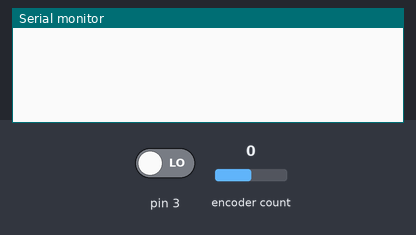
Simulated run of this sketch. Board: Arduino Uno, built with avr-gcc and run on an emulated ATmega328P. Parts: the last lines printed to the serial monitor. The inputs (shaded band) are chosen by the test bench; at power-on: encoder count 0, pin 3 LOW.

Above: at 1.2 s.
1.3 s: encoder count set to 1
At 2.3 s:
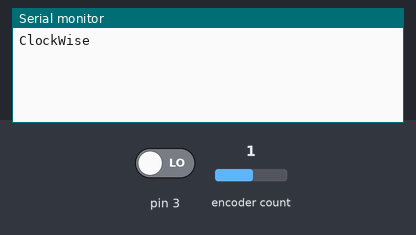
2.8 s: encoder count set to 0
At 3.4 s:
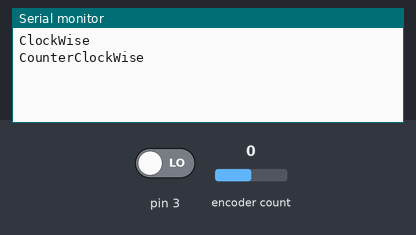

The sketch:

Encoder.ino
```cpp
/*
    Rotary Encoder - Interrupt Example

    The circuit:
    * encoder pin A to Arduino pin 2
    * encoder pin B to Arduino pin 3
    * encoder ground pin to ground (GND)
*/

#include <Rotary.h>

Rotary r = Rotary(2, 3);

void setup() {
  Serial.begin(9600);
  r.begin();
  PCICR |= (1 << PCIE2);
  PCMSK2 |= (1 << PCINT18) | (1 << PCINT19);
  sei();
}

void loop() {

}

ISR(PCINT2_vect) {
  unsigned char result = r.process();
  if (result == DIR_NONE) {
    // do nothing
  }
  else if (result == DIR_CW) {
    Serial.println("ClockWise");
  }
  else if (result == DIR_CCW) {
    Serial.println("CounterClockWise");
  }
}
```

Measured:
- after the input at 1.3 s, the serial monitor: prints a new line at once (image 1)
- after the input at 2.8 s, the serial monitor: prints a new line at once (image 2)
